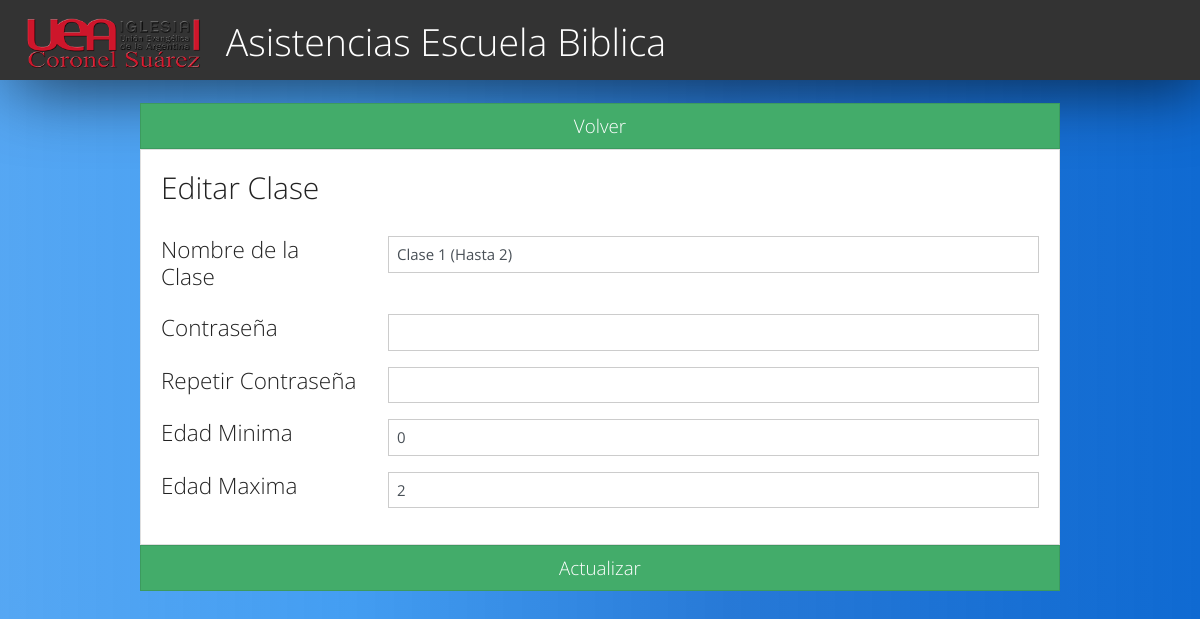
The app's page /editarClase.php?id=1 (signed in) with its own data.
### tables this page shows
CREATE TABLE `clases` (
  `id` int(11) NOT NULL,
  `nombre` varchar(25) NOT NULL,
  `idProfesores` int(11) NOT NULL,
  `key` varchar(20) NOT NULL,
  `edadMin` int(11) NOT NULL,
  `edadMax` int(11) NOT NULL
);

### editarClase.php (the view, shortened to what this page needs)
<?php
include("db.php");
if  (isset($_GET['id'])) {
  $id = $_GET['id'];
  $query = "SELECT * FROM clases WHERE id=$id";
  $result = mysqli_query($conn, $query);
  if (mysqli_num_rows($result) == 1) {
    $row = mysqli_fetch_array($result);
    $nombre = $row['nombre'];
    $min = $row['edadMin'];
    $max =$row['edadMax'];
  }
}
?>
<?php include('includes/header.php'); ?>
<br>
<div class="container">
    <div class="row">
        <div class="col-md-10 mx-auto">
        <a href="clases.php" class="btn btn-lg btn-block btn btn-success animated fadeInDown">
                        Volver
                    </a>
            <div class="card card-body animated fadeInDown">
                <h2>Editar Clase</h2><br>
                <form action="editarClase.php?id=<?php echo $_GET['id']; ?>" method="POST"
                    enctype="multipart/form-data">
                    <div class="form-group row">
                        <div class="col-sm-3">
                            <h4>Nombre de la Clase</h4>
                        </div>
                        <div class="col-sm-9">
                            <input name="nombre" type="text" class="form-control" value="<?php echo $nombre; ?>">
                        </div>
                    </div>
                    <div class="form-group row">
                        <div class="col-sm-3">
                            <h4>Contraseña</h4>
                        </div>
                        <div class="col-sm-9">
                            <input name="contraseña1" type="password" class="form-control" value="">
                        </div>
                    </div>
                    <div class="form-group row">
                        <div class="col-sm-3">
                            <h4>Repetir Contraseña</h4>
                        </div>
                        <div class="col-sm-9">
                            <input name="contraseña2" type="password" class="form-control" value="">
                        </div>
                    </div>
                    <div class="form-group row">
                        <div class="col-sm-3">
                            <h4>Edad Minima</h4>
                        </div>
                        <div class="col-sm-9">
                            <input name="min" type="number" class="form-control" value="<?php echo $min; ?>">
                        </div>
                    </div>
                    <div class="form-group row">
                        <div class="col-sm-3">
                            <h4>Edad Maxima</h4>
                        </div>
                        <div class="col-sm-9">
                            <input name="max" type="number" class="form-control" value="<?php echo $max; ?>"
                                min="1">
                        </div>
                    </div>
            </div>
            <button class="btn btn-lg  btn-block btn btn-success animated fadeInDown" name="editar">Actualizar</button>
        </div>
    </div>
</div>
<?php include('includes\footer.php'); ?>

### Css/Style.css (style rules this page uses)
body { overflow-x:hidden; background-repeat: no-repeat; background: rgba(26,136,239,0.74); background: -moz-linear-gradient(left, rgba(26,136,239,0.74) 0%, rgba(26,136,239,0.82) 29%, rgba(15,106,210,0.9) 61%, rgba(15,106,210,1) 100%); background: -webkit-gradient(left top, right top, color-stop(0%, rgba(26,136,239,0.74)), color-stop(29%, rgba(26,136,239,0.82)), color-stop(61%, rgba(15,106,210,0.9)), color-stop(100%, rgba(15,106,210,1))); background: -webkit-linear-gradient(left, rgba(26,136,239,0.74) 0%, rgba(26,136,239,0.82) 29%, rgba(15,106,210,0.9) 61%, rgba(15,106,210,1) 100%); background: -o-linear-gradient(left, rgba(26,136,239,0.74) 0%, rgba(26,136,239,0.82) 29%, rgba(15,106,210,0.9) 61%, rgba(15,106,210,1) 100%); background: -ms-linear-gradient(left, rgba(26,136,239,0.74) 0%, rgba(26,136,239,0.82) 29%, rgba(15,106,210,0.9) 61%, rgba(15,106,210,1) 100%); background: linear-gradient(to right, rgba(26,136,239,0.74) 0%, rgba(26,136,239,0.82) 29%, rgba(15,106,210,0.9) 61%, rgba(15,106,210,1) 100%); filter: progid:DXImageTransform.Microsoft.gradient( startColorstr='#1a88ef', endColorstr='#0f6ad2', GradientType=1 ); }
a { color:azure; }

### records on screen
clases: nombre "Clase 1 (Hasta 2)", min "0", max "2"
